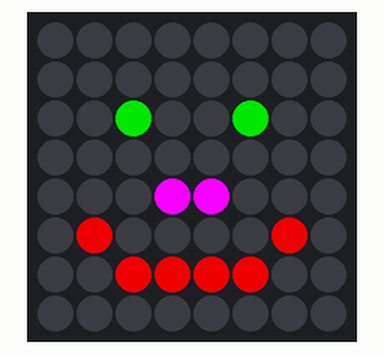
The program below on a simulated Raspberry Pi (BCM pin numbers) with a Sense HAT. Parts: the Sense HAT's 8×8 RGB LED matrix. At 0.0 s the program stops and its outputs stay as they are.

Above: at 0.1 s.

The program:

sense_hat_matrix.py
```python
from sense_hat import SenseHat

sh = SenseHat()

red = (205, 0, 0)
green = (0, 180, 0)
blue = (0, 0, 230)
magenta = (240, 0, 255)
white = (255, 255, 255)
yellow = (225, 195, 0)

sh.clear()
sh.set_pixel(2, 2, green)
sh.set_pixel(5, 2, green)
sh.set_pixel(3, 4, magenta)
sh.set_pixel(4, 4, magenta)
sh.set_pixel(1, 5, red)
sh.set_pixel(2, 6, red)
sh.set_pixel(3, 6, red)
sh.set_pixel(4, 6, red)
sh.set_pixel(5, 6, red)
sh.set_pixel(6, 5, red)
```
